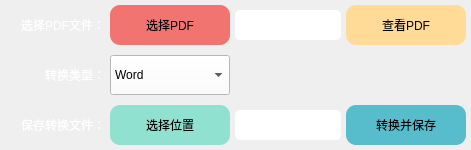
                      <widget class="QFrame" name="frame_pdf_to_all">
                       <property name="styleSheet">
                        <string notr="true"/>
                       </property>
                       <property name="frameShape">
                        <enum>QFrame::NoFrame</enum>
                       </property>
                       <property name="lineWidth">
                        <number>1</number>
                       </property>
                       <layout class="QGridLayout" name="gridLayout">
                        <property name="leftMargin">
                         <number>5</number>
                        </property>
                        <property name="topMargin">
                         <number>5</number>
                        </property>
                        <property name="rightMargin">
                         <number>5</number>
                        </property>
                        <property name="bottomMargin">
                         <number>5</number>
                        </property>
                        <property name="horizontalSpacing">
                         <number>5</number>
                        </property>
                        <property name="verticalSpacing">
                         <number>10</number>
                        </property>
                        <item row="2" column="0">
                         <widget class="QLabel" name="label_23">
                          <property name="minimumSize">
                           <size>
                            <width>100</width>
                            <height>0</height>
                           </size>
                          </property>
                          <property name="styleSheet">
                           <string notr="true">background:transparent;
color:white;</string>
                          </property>
                          <property name="text">
                           <string>保存转换文件：</string>
                          </property>
                          <property name="alignment">
                           <set>Qt::AlignRight|Qt::AlignTrailing|Qt::AlignVCenter</set>
                          </property>
                         </widget>
                        </item>
                        <item row="0" column="1">
                         <widget class="QPushButton" name="pushButton_openpdf_document">
                          <property name="minimumSize">
                           <size>
                            <width>120</width>
                            <height>40</height>
                           </size>
                          </property>
                          <property name="styleSheet">
                           <string notr="true">background:#F17470;
border:none;
border-radius:10px;</string>
                          </property>
                          <property name="text">
                           <string>选择PDF</string>
                          </property>
                         </widget>
                        </item>
                        <item row="1" column="1">
                         <widget class="QComboBox" name="comboBox_pdf_to_Xdocument">
                          <property name="minimumSize">
                           <size>
                            <width>0</width>
                            <height>40</height>
                           </size>
                          </property>
                          <property name="layoutDirection">
                           <enum>Qt::LeftToRight</enum>
                          </property>
                          <property name="styleSheet">
                           <string notr="true">background:white;</string>
                          </property>
                          <item>
                           <property name="text">
                            <string>Word</string>
                           </property>
                          </item>
                          <item>
                           <property name="text">
                            <string>Excel</string>
                           </property>
                          </item>
                          <item>
                           <property name="text">
                            <string>PPT</string>
                           </property>
                          </item>
                          <item>
                           <property name="text">
                            <string>JPG</string>
                           </property>
                          </item>
                          <item>
                           <property name="text">
                            <string>PNG</string>
                           </property>
                          </item>
                         </widget>
                        </item>
                        <item row="2" column="3">
                         <widget class="QPushButton" name="pushButton_start_change_pdf">
                          <property name="minimumSize">
                           <size>
                            <width>120</width>
                            <height>40</height>
                           </size>
                          </property>
                          <property name="styleSheet">
                           <string notr="true">background:#57BDCD;
border:none;
border-radius:10px;</string>
                          </property>
                          <property name="text">
                           <string>转换并保存</string>
                          </property>
                         </widget>
                        </item>
                        <item row="2" column="1">
                         <widget class="QPushButton" name="pushButton_opensave_document">
                          <property name="minimumSize">
                           <size>
                            <width>120</width>
                            <height>40</height>
                           </size>
                          </property>
                          <property name="styleSheet">
                           <string notr="true">background:#90E1D0;
border:none;
border-radius:10px;</string>
                          </property>
                          <property name="text">
                           <string>选择位置</string>
                          </property>
                         </widget>
                        </item>
                        <item row="2" column="2">
                         <widget class="QLineEdit" name="lineEdit_save_pdf_to_document">
                          <property name="minimumSize">
                           <size>
                            <width>0</width>
                            <height>30</height>
                           </size>
                          </property>
                          <property name="styleSheet">
                           <string notr="true">background-color:white;
color:black;
border-radius:5px;</string>
                          </property>
                         </widget>
                        </item>
                        <item row="0" column="0">
                         <widget class="QLabel" name="label_22">
                          <property name="minimumSize">
                           <size>
                            <width>100</width>
                            <height>0</height>
                           </size>
                          </property>
                          <property name="styleSheet">
                           <string notr="true">background:transparent;
color:white;</string>
                          </property>
                          <property name="text">
                           <string>选择PDF文件：</string>
                          </property>
                          <property name="alignment">
                           <set>Qt::AlignRight|Qt::AlignTrailing|Qt::AlignVCenter</set>
                          </property>
                         </widget>
                        </item>
                        <item row="0" column="2">
                         <widget class="QLineEdit" name="lineEdit_open_pdf">
                          <property name="minimumSize">
                           <size>
                            <width>0</width>
                            <height>30</height>
                           </size>
                          </property>
                          <property name="maximumSize">
                           <size>
                            <width>16777215</width>
                            <height>16777215</height>
                           </size>
                          </property>
                          <property name="styleSheet">
                           <string notr="true">background-color:white;
color:black;
border-radius:5px;</string>
                          </property>
                         </widget>
                        </item>
                        <item row="0" column="3">
                         <widget class="QPushButton" name="pushButton_checkpdf">
                          <property name="minimumSize">
                           <size>
                            <width>120</width>
                            <height>40</height>
                           </size>
                          </property>
                          <property name="styleSheet">
                           <string notr="true">background:#FFDB97;
border:none;
border-radius:10px;</string>
                          </property>
                          <property name="text">
                           <string>查看PDF</string>
                          </property>
                         </widget>
                        </item>
                        <item row="1" column="2">
                         <widget class="QLabel" name="label_124">
                          <property name="minimumSize">
                           <size>
                            <width>0</width>
                            <height>40</height>
                           </size>
                          </property>
                          <property name="maximumSize">
                           <size>
                            <width>16777215</width>
                            <height>40</height>
                           </size>
                          </property>
                          <property name="text">
                           <string/>
                          </property>
                          <property name="pixmap">
                           <pixmap>Icons/document_change.png</pixmap>
                          </property>
                          <property name="alignment">
                           <set>Qt::AlignCenter</set>
                          </property>
                         </widget>
                        </item>
                        <item row="1" column="0">
                         <widget class="QLabel" name="label_125">
                          <property name="minimumSize">
                           <size>
                            <width>100</width>
                            <height>0</height>
                           </size>
                          </property>
                          <property name="styleSheet">
                           <string notr="true">background:transparent;
color:white;</string>
                          </property>
                          <property name="text">
                           <string>转换类型：</string>
                          </property>
                          <property name="alignment">
                           <set>Qt::AlignRight|Qt::AlignTrailing|Qt::AlignVCenter</set>
                          </property>
                         </widget>
                        </item>
                       </layout>
                      </widget>
